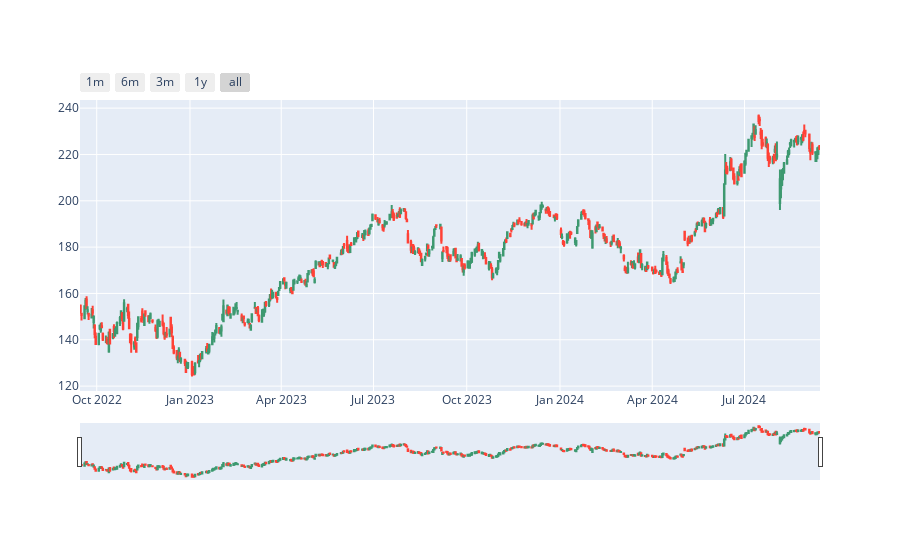

Notebook code cell kept with this figure:
### Code cell
figure = go.Figure(data=[go.Candlestick(x=stock_data.index, open=stock_data['Open'], high=stock_data['High'], low=stock_data['Low'], close=stock_data['Close'])])
title = 'CandleStick of stock market'
figure.update_xaxes(
    rangeselector=dict(
        buttons=list([
            dict(count=1, label="1m", step="month", stepmode="backward"),
            dict(count=6, label="6m", step="month", stepmode="backward"),
            dict(count=3, label="3m", step="month", stepmode="backward"),
            dict(count=1, label="1y", step="year", stepmode="backward"),
            dict(step="all")
        ])
    )
)
figure.show()

### Figure 1 — Plotly figure (JSON) as saved in the notebook; plotly's stock layout.template omitted (floating-point values rounded to 4 significant figures; data arrays with more than 128 entries replaced by an {"elided": "..."} marker saying what was removed)
{"data": [{"close": {"elided": "502 float values"}, "high": {"elided": "502 float values"}, "low": {"elided": "502 float values"}, "open": {"elided": "502 float values"}, "type": "candlestick", "x": {"elided": "502 str values"}}], "layout": {"xaxis": {"rangeselector": {"buttons": [{"count": 1, "label": "1m", "step": "month", "stepmode": "backward"}, {"count": 6, "label": "6m", "step": "month", "stepmode": "backward"}, {"count": 3, "label": "3m", "step": "month", "stepmode": "backward"}, {"count": 1, "label": "1y", "step": "year", "stepmode": "backward"}, {"step": "all"}]}}}}
